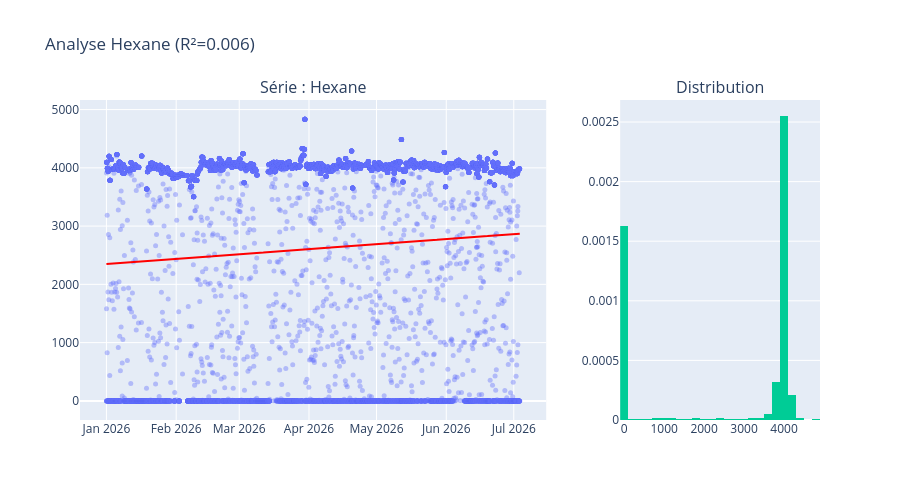

Notebook code for this chart:
### Code cell
processor.plot_simple_tag('Hexane')

### Figure 1 — Plotly figure (JSON) as saved in the notebook; plotly's stock layout.template omitted (floating-point values rounded to 4 significant figures; data arrays with more than 128 entries replaced by an {"elided": "..."} marker saying what was removed)
{"data": [{"marker": {"opacity": 0.4, "size": 5}, "mode": "markers", "name": "Données", "type": "scatter", "x": {"elided": "17598 str values"}, "xaxis": "x", "y": {"elided": "17598 float values"}, "yaxis": "y"}, {"line": {"color": "red"}, "name": "Tendance", "type": "scatter", "x": {"elided": "17598 str values"}, "xaxis": "x", "y": {"elided": "17598 float values"}, "yaxis": "y"}, {"histnorm": "probability density", "nbinsx": 30, "type": "histogram", "x": {"elided": "17598 float values"}, "xaxis": "x2", "yaxis": "y2"}], "layout": {"annotations": [{"font": {"size": 16}, "showarrow": false, "text": "Série : Hexane", "x": 0.315, "xanchor": "center", "xref": "paper", "y": 1, "yanchor": "bottom", "yref": "paper"}, {"font": {"size": 16}, "showarrow": false, "text": "Distribution", "x": 0.865, "xanchor": "center", "xref": "paper", "y": 1, "yanchor": "bottom", "yref": "paper"}], "height": 500, "showlegend": false, "title": {"text": "Analyse Hexane (R²=0.006)"}, "xaxis": {"anchor": "y", "domain": [0, 0.63]}, "xaxis2": {"anchor": "y2", "domain": [0.73, 1]}, "yaxis": {"anchor": "x", "domain": [0, 1]}, "yaxis2": {"anchor": "x2", "domain": [0, 1]}}}
